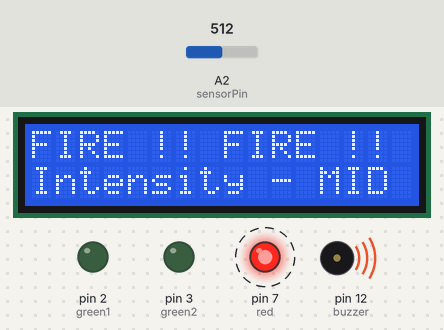
Recording of a sketch running on a simulated Arduino Uno, built with avr-gcc and run on an emulated ATmega328P. Shown: 16×2 character LCD, output pins drawn as LEDs (lit = HIGH), buzzer (waves = sounding). Dashed ring = blinking. The inputs (shaded band) are chosen by the test bench; at power-on: A2 (sensorPin) = 512. What the sketch prints to the serial monitor is not drawn.

Above: at 6.3 s.
6.4 s: A2 (sensorPin) set to 583
8.9 s: A2 (sensorPin) set to 616
At 10.52 s:
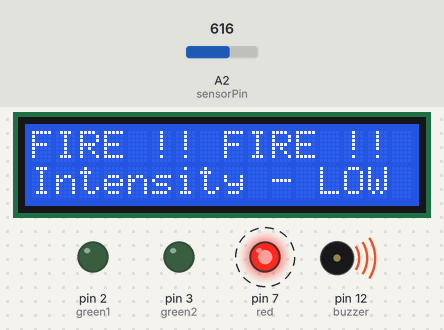
12.8 s: A2 (sensorPin) set to 26
At 14.65 s:
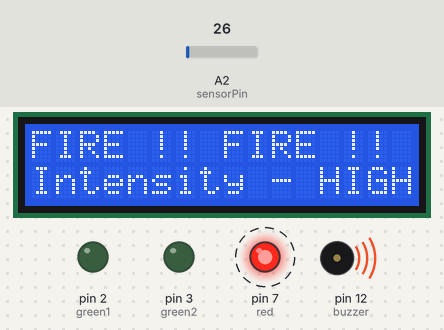
16.9 s: A2 (sensorPin) set to 891
At 19.4 s:
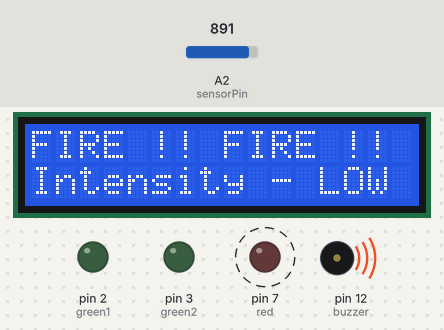
20.4 s: A2 (sensorPin) set to 908
At 21.2 s:
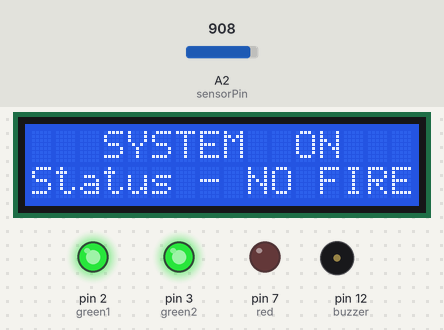
22.1 s: A2 (sensorPin) set to 890
At 22.45 s:
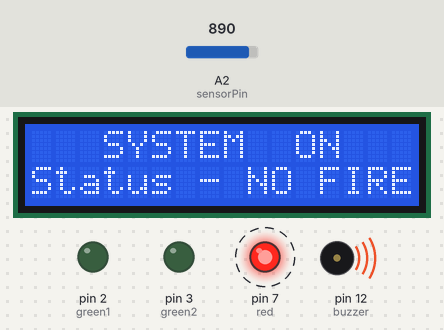
Timing chart, 0 to 26.8 s (numbered marks = the images above; inputs shaded):
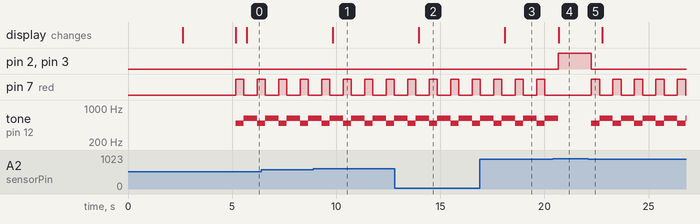

The sketch:

fire_detection_alarm.ino
```cpp
#include <LiquidCrystal_I2C.h>
int sensorPin = A2;
int sensorValue = 0;

int red = 7;
int green1 = 2;
int green2 = 3;

int buzzer = 12;

LiquidCrystal_I2C lcd(0x27, 16, 2);

void setup() {
pinMode(red, OUTPUT);
pinMode(green1, OUTPUT);
pinMode(green2, OUTPUT);


pinMode(buzzer,OUTPUT);

Serial.begin(9600);

  lcd.init();
  lcd.backlight();
  lcd.clear();

  lcd.clear();
  lcd.print(" IOT Project -  ");
  lcd.setCursor(0, 1);
  lcd.print("   for C.O.A.   ");
  delay(2500);

  lcd.clear();
  lcd.print("FIRE DETECTION");
  lcd.setCursor(0, 1);
  lcd.print("with  ALARM.....");
  delay(2500);

  lcd.clear();
  lcd.print("   SYSTEM  ON   ");
  lcd.setCursor(0, 1);
  lcd.print("Status - NO FIRE");

}

void loop()

{

//digitalWrite(green,HIGH);
//digitalWrite(red,LOW);
sensorValue = analogRead(sensorPin);

Serial.println(sensorValue);

if (sensorValue < 900)

{

digitalWrite(red,HIGH);
digitalWrite(green1,LOW);
digitalWrite(green2,LOW);
tone(buzzer, 490, 2000);
delay(400);
digitalWrite(red,LOW);
digitalWrite(green1,LOW);
digitalWrite(green2,LOW);
tone(buzzer, 610, 2000);

delay(100);

}else{
  digitalWrite(green1,HIGH);
  digitalWrite(green2,HIGH);
  digitalWrite(red,LOW);
  noTone(buzzer);
}

//digitalWrite(red,LOW);
//digitalWrite(green1,LOW);
//digitalWrite(green2,LOW);
//noTone(2);

if (sensorValue < 36)
{
  lcd.clear();
  lcd.print("FIRE !! FIRE !! ");
  lcd.setCursor(0, 1);
  lcd.print("Intensity - HIGH");
  delay(500);
}else if (sensorValue < 600)
{
  lcd.clear();
  lcd.print("FIRE !! FIRE !! ");
  lcd.setCursor(0, 1);
  lcd.print("Intensity - MID");
  delay(500);
}else if (sensorValue < 900)
{
  lcd.clear();
  lcd.print("FIRE !! FIRE !! ");
  lcd.setCursor(0, 1);
  lcd.print("Intensity - LOW");
  delay(500);
}else
{
  lcd.clear();
  lcd.print("   SYSTEM  ON   ");
  lcd.setCursor(0, 1);
  lcd.print("Status - NO FIRE");
  delay(500);
}

}
```

Measured:
- the behaviour switches between 599 and 600 on A2 (sensorPin) (found by bisection; images 0 and 1)
- the behaviour switches between 899 and 900 on A2 (sensorPin) (found by bisection; images 3 and 4)
- after the input at 8.9 s, the display: changes after 0.93 s (image 1)
- after the input at 12.8 s, the display: changes after 1.2 s (image 2)
- after the input at 16.9 s, the display: changes after 1.2 s (image 3)
- after the input at 20.4 s, pin 2 (green1), pin 3 (green2): LOW → HIGH after 0.26 s; pin 7 (red): stops changing and stays LOW; the display: changes after 0.29 s (image 4)
- after the input at 22.1 s, pin 2 (green1), pin 3 (green2): HIGH → LOW after 0.16 s; pin 7 (red): alternates HIGH for 0.40 s and LOW for 0.63 s, starting after 0.16 s; tone on pin 12 (buzzer): alternates 610 Hz for 0.63 s and 490 Hz for 0.40 s, starting after 0.16 s
- by itself, pin 7 (red): alternates HIGH for 0.40 s and LOW for 0.63 s
